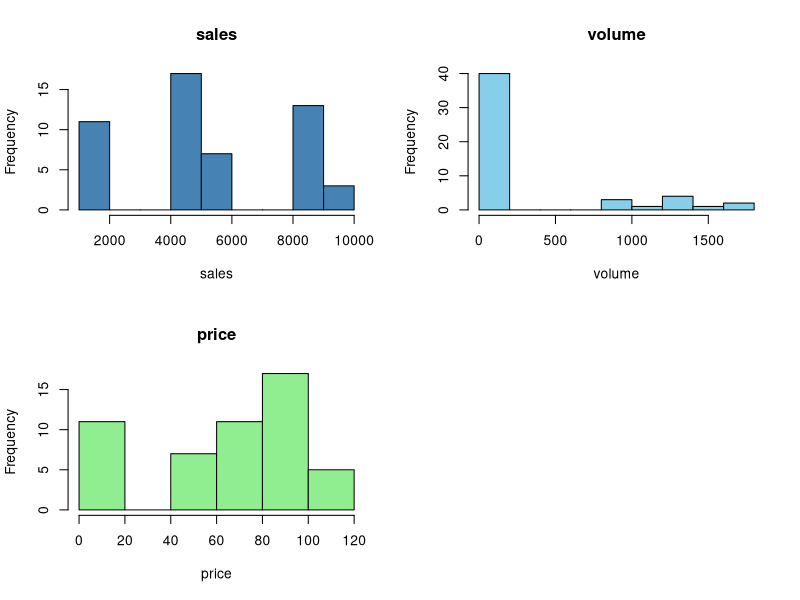
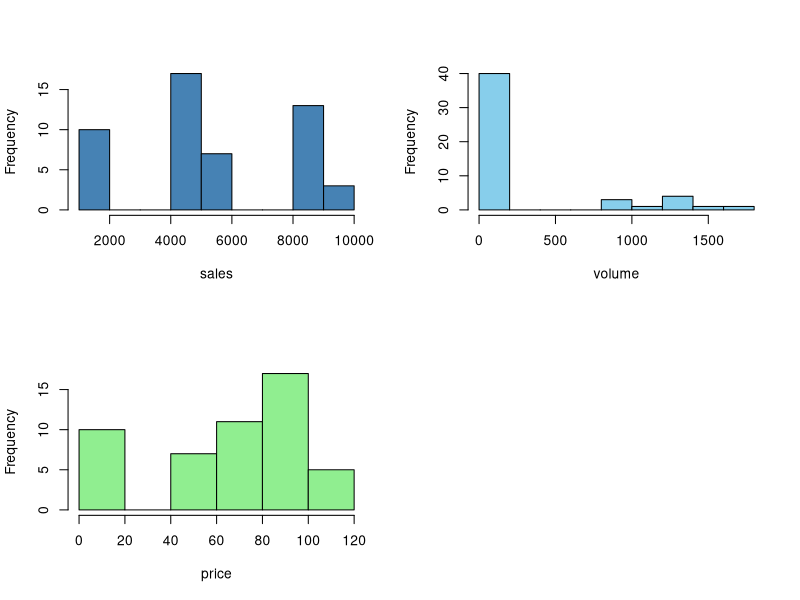
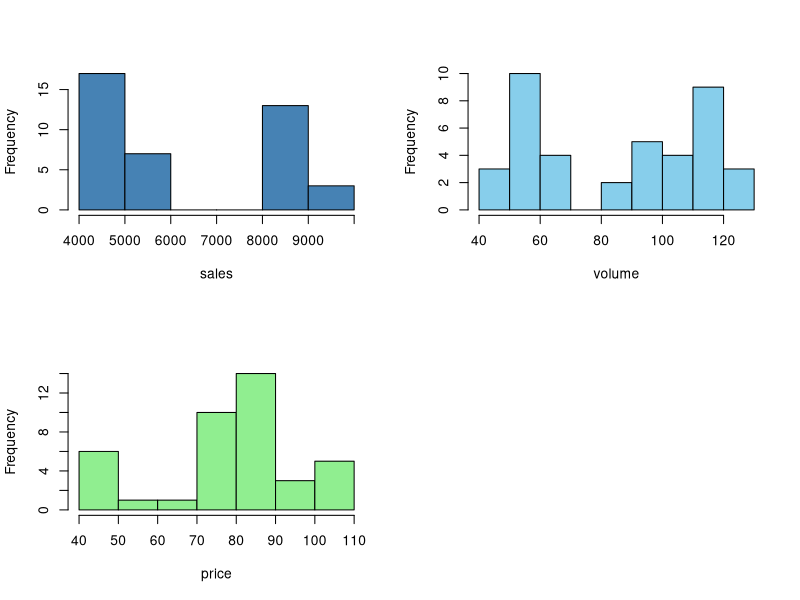

Source code (R) for these figures, in order:
## ---- chunk 1
knitr::opts_chunk$set(echo = TRUE)
knitr::opts_chunk$set(warning = FALSE)
knitr::opts_chunk$set(message = FALSE)
## ---- chunk 2
library(dplyr)
library(lubridate)
library(splines)
library(ggplot2)
library(forecast)
library(e1071)
## ---- chunk 3
mydata <- read.csv(file = "data.csv", stringsAsFactors = FALSE)
mydata$week <- ymd(mydata$Date_Id)
mydata$sales <- mydata$valuesales * 1000
mydata <- mydata %>% filter(volumesales > 0)
mydata <- mydata %>% filter(sales > 0)
mydata$price <- round(mydata$sales / mydata$volumesales, 4)
mydata <- mydata %>% select(week, shop = Shop_Id, sku = SKU_Id, 
                            sales, price, volume = volumesales)
## ---- chunk 4
dim(mydata)
## ---- chunk 5
t1 <- tribble(~feature, ~coef_skewness, ~ mean,
                "sales", skewness(mydata$sales), mean(mydata$sales),
                "price", skewness(mydata$price), mean(mydata$price),
                "volume", skewness(mydata$volume), mean(mydata$volume))

t2 <- tribble(~median, ~max, ~min,
              median(mydata$sales), max(mydata$sales), min(mydata$sales),
              median(mydata$price), max(mydata$price), min(mydata$price),
              median(mydata$volume), max(mydata$volume), min(mydata$volume))

cbind(t1, t2)
## ---- chunk 6
tribble(~feature, ~coeff.variation,
        "sales", sd(mydata$sales) / mean(mydata$sales) * 100,
        "price", sd(mydata$price) / mean(mydata$price) * 100,
        "volume", sd(mydata$volume) / mean(mydata$volume) * 100)
## ---- chunk 7
par(mfrow = c(2, 2))
hist(mydata$sales, col = "steelblue", main = "sales", xlab = "sales")
hist(mydata$volume, col = "skyblue", main = "volume", xlab = "volume")
hist(mydata$price, col = "lightgreen", main = "price", xlab = "price")
par(mfrow = c(1,1))
## ---- chunk 8
form <- as.formula(log(sales) ~ price + volume)
mod <- lm(form, data = mydata)

cooksd <- cooks.distance(mod)
cut_off <- 4 / nrow(mydata)

cooks_data <- data.frame(cooksd, cut_off, test = cooksd >= cut_off)
mydata <- mydata %>% mutate(cooksd = cooks_data$test)
rm(mod, cooksd, cut_off, form, cooks_data)
## ---- chunk 9
summary(mydata$cooksd)
## ---- chunk 10
par(mfrow = c(2, 2))
hist(mydata$sales[mydata$cooksd == F], main = "", col = "steelblue", xlab = "sales")
hist(mydata$volume[mydata$cooksd == F], main = "", col = "skyblue", xlab = "volume")
hist(mydata$price[mydata$cooksd == F], main = "", col = "lightgreen", xlab = "price")
par(mfrow = c(1,1))
## ---- chunk 11
out_sales <- boxplot.stats(mydata$sales)$out
out_price <- boxplot.stats(mydata$price)$out
out_volume <- boxplot.stats(mydata$volume)$out

mydata$iqr <- 0
mydata$iqr[mydata$sales %in% out_sales] <- 1
mydata$iqr[mydata$price %in% out_price] <- 1
mydata$iqr[mydata$volume %in% out_volume] <- 1

mydata$iqr[mydata$iqr == 0] <- "FALSE"
mydata$iqr[mydata$iqr == 1] <- "TRUE"
mydata$iqr <- as.logical(mydata$iqr)

rm(out_sales, out_price, out_volume)
summary(mydata$iqr)
## ---- chunk 12
par(mfrow = c(2, 2))
hist(mydata$sales[mydata$iqr == F], main = "", col = "steelblue", xlab = "sales")
hist(mydata$volume[mydata$iqr == F], main = "", col = "skyblue", xlab = "volume")
hist(mydata$price[mydata$iqr == F], main = "", col = "lightgreen", xlab = "price")
par(mfrow = c(1,1))
## ---- chunk 13
mah_data <- mydata[, c("sales", "price", "volume")]
mah_data$sales <- log(mah_data$sales)

alpha <- 0.001
cutoff <- (qchisq(p = 1 - alpha, df = ncol(mah_data)))
## ---- chunk 14
mahal_r <- mahalanobis(mah_data, colMeans(mah_data), cov(mah_data))
mah_data <- mah_data %>% mutate(mhlbs = mahal_r, 
                                crit = cutoff, 
                                test = mhlbs >= crit)

mydata$mhlbs <- mah_data$test
rm(mah_data, mahal_r)
summary(mydata$mhlbs)
